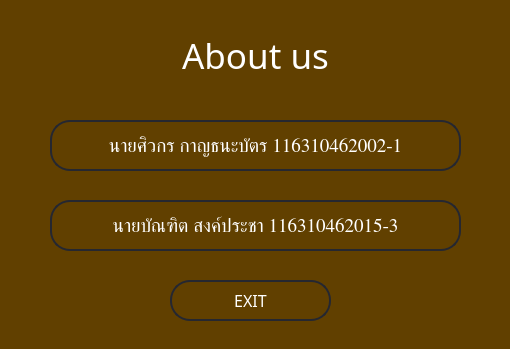
<?xml version="1.0" encoding="UTF-8"?>
<ui version="4.0">
 <class>uiHomePage</class>
 <widget class="QDialog" name="uiHomePage">
  <property name="geometry">
   <rect>
    <x>0</x>
    <y>0</y>
    <width>510</width>
    <height>349</height>
   </rect>
  </property>
  <property name="windowTitle">
   <string>Dialog</string>
  </property>
  <property name="autoFillBackground">
   <bool>false</bool>
  </property>
  <property name="styleSheet">
   <string notr="true">background-color: rgb(97, 64, 0);</string>
  </property>
  <widget class="QLabel" name="label">
   <property name="geometry">
    <rect>
     <x>150</x>
     <y>30</y>
     <width>211</width>
     <height>51</height>
    </rect>
   </property>
   <property name="font">
    <font>
     <family>Cloud Light</family>
     <pointsize>26</pointsize>
    </font>
   </property>
   <property name="styleSheet">
    <string notr="true">QLabel {
	Color: #FFF
}</string>
   </property>
   <property name="text">
    <string>About us</string>
   </property>
   <property name="alignment">
    <set>Qt::AlignCenter</set>
   </property>
  </widget>
  <widget class="QPushButton" name="closeButton">
   <property name="geometry">
    <rect>
     <x>170</x>
     <y>280</y>
     <width>161</width>
     <height>41</height>
    </rect>
   </property>
   <property name="font">
    <font>
     <family>Cloud Light</family>
     <pointsize>12</pointsize>
    </font>
   </property>
   <property name="styleSheet">
    <string notr="true">QPushButton {
	border: 2px solid rgb(37,39,48);
	border-radius: 20px;
	color: #FFF;
	padding-left: 20px;
	padding-right: 20px;
}
QPushButton:hover {
	border: 2px solid rgb(48, 50, 62);
}
QPushButton:hover:pressed
{
  border: 2px solid rgb(255, 73, 73);
}</string>
   </property>
   <property name="text">
    <string>EXIT</string>
   </property>
  </widget>
  <widget class="QPushButton" name="name1">
   <property name="geometry">
    <rect>
     <x>50</x>
     <y>120</y>
     <width>411</width>
     <height>51</height>
    </rect>
   </property>
   <property name="font">
    <font>
     <family>Cloud Light</family>
     <pointsize>14</pointsize>
    </font>
   </property>
   <property name="styleSheet">
    <string notr="true">QPushButton {
	border: 2px solid rgb(37,39,48);
	border-radius: 20px;
	color: #FFF;
	padding-left: 20px;
	padding-right: 20px;
}
QPushButton:hover {
	border: 2px solid rgb(48, 50, 62);
}
QPushButton:hover:pressed
{
  border: 2px solid rgb(255, 73, 73);
}</string>
   </property>
   <property name="text">
    <string>นายศิวกร กาญธนะบัตร 116310462002-1</string>
   </property>
  </widget>
  <widget class="QPushButton" name="name2">
   <property name="geometry">
    <rect>
     <x>50</x>
     <y>200</y>
     <width>411</width>
     <height>51</height>
    </rect>
   </property>
   <property name="font">
    <font>
     <family>Cloud Light</family>
     <pointsize>14</pointsize>
    </font>
   </property>
   <property name="styleSheet">
    <string notr="true">QPushButton {
	border: 2px solid rgb(37,39,48);
	border-radius: 20px;
	color: #FFF;
	padding-left: 20px;
	padding-right: 20px;
}
QPushButton:hover {
	border: 2px solid rgb(48, 50, 62);
}
QPushButton:hover:pressed
{
  border: 2px solid rgb(255, 73, 73);
}</string>
   </property>
   <property name="text">
    <string>นายบัณฑิต สงค์ประชา 116310462015-3</string>
   </property>
  </widget>
 </widget>
 <resources/>
 <connections/>
</ui>
